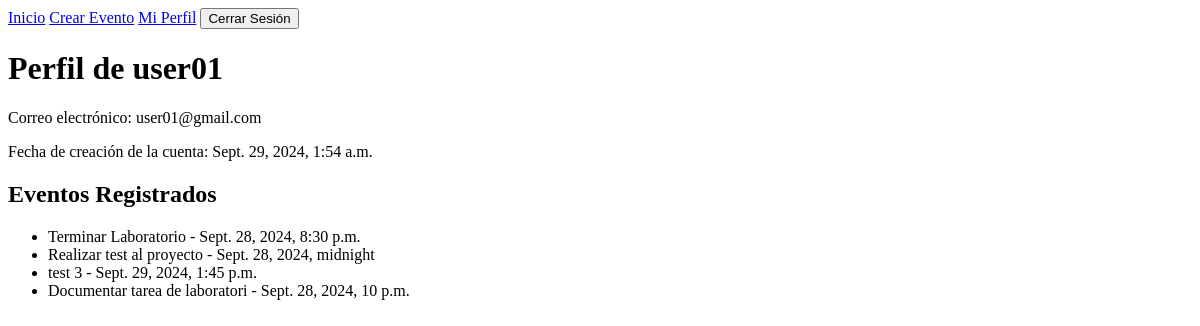
The page /perfil/ (signed in) on the database as committed earlier.
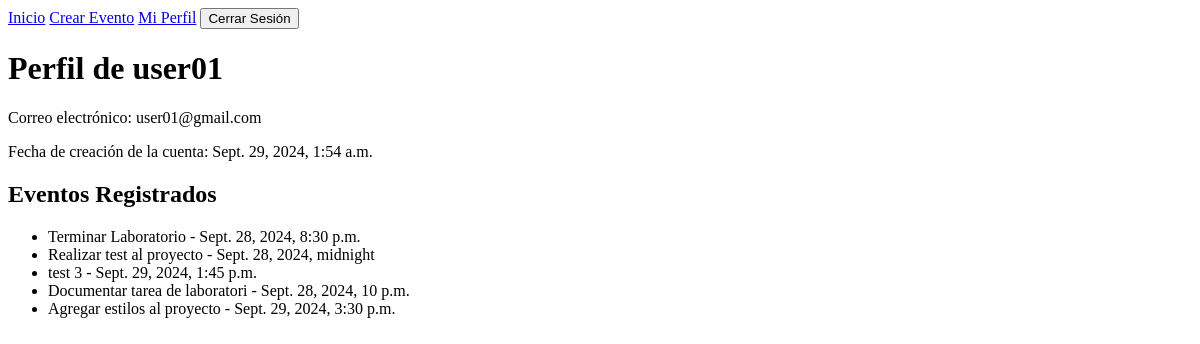
The same page on the database as committed later.
### eventos/models.py (models this page shows, shortened)
class RegistroEvento(models.Model):
    evento = models.ForeignKey(Evento, on_delete=models.CASCADE, related_name='registros')
    usuario = models.ForeignKey(User, on_delete=models.CASCADE, related_name='eventos_registrados')
    fecha_registro = models.DateTimeField(auto_now_add=True)
    class Meta:
        unique_together = ('evento', 'usuario')

class Evento(models.Model):
    titulo = models.CharField(max_length=200)
    descripcion = models.TextField()
    fecha = models.DateTimeField()
    organizador = models.ForeignKey(User, on_delete=models.CASCADE, related_name='eventos_organizados')

### eventos/views.py (the view)
# urls.py: path('perfil/', views.perfil_usuario, name='perfil_usuario'),
@login_required
def perfil_usuario(request):
    eventos_registrados = RegistroEvento.objects.filter(usuario=request.user).select_related('evento')
    return render(request, 'eventos/perfil_usuario.html', {'eventos_registrados': eventos_registrados})

### eventos/templates/eventos/perfil_usuario.html
{% extends 'base.html' %}
{% block content %}
  <h1>Perfil de {{ user.username }}</h1>
  <p>Correo electrónico: {{ user.email }}</p>
  <p>Fecha de creación de la cuenta: {{ user.date_joined }}</p>
  <h2>Eventos Registrados</h2>
  <ul>
    {% for registro in eventos_registrados %}
      <li>{{ registro.evento.titulo }} - {{ registro.evento.fecha }}</li>
    {% empty %}
      <li>No estás registrado en ningún evento.</li>
    {% endfor %}
  </ul>
{% endblock %}

### eventos/templates/base.html (shortened to what this page needs)
<!DOCTYPE html>
<html lang="es">
<head>
</head>
<body>
    <nav>
        <a href="{% url 'evento_list' %}">Inicio</a>
        {% if user.is_authenticated %}
            <a href="{% url 'evento_create' %}">Crear Evento</a>
            <a href="{% url 'perfil_usuario' %}">Mi Perfil</a>
            <form action="{% url 'logout' %}" method="post" style="display: inline;">
                <button type="submit">Cerrar Sesión</button>
            </form>
        {% else %}
            <a href="{% url 'login' %}">Iniciar Sesión</a>
            <a href="{% url 'registro' %}">Registrarse</a>
        {% endif %}
    </nav>
    <div class="content">
        {% block content %}
        {% endblock %}
    </div>
</body>
</html>

Rows that differ between the two databases and show on the page:
added RegistroEvento: evento.titulo "Agregar estilos al proyecto", evento.fecha "Sept. 29, 2024, 3:30 p.m."
